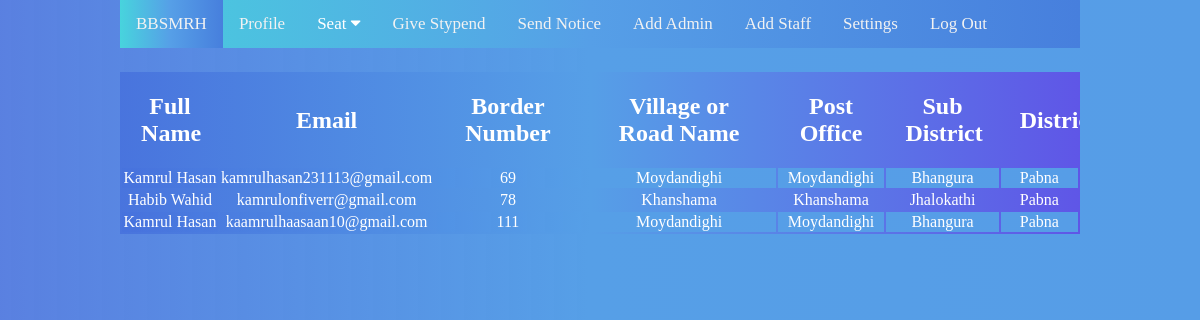
The app's page /student_profile.php, older data.
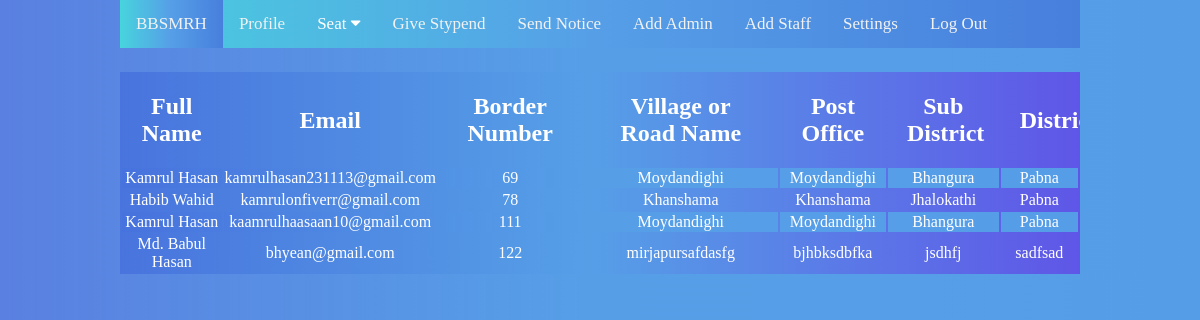
The same page, newer data.
### tables this page shows
CREATE TABLE `tbl_student_registration` (
  `student_full_name` text NOT NULL,
  `student_email` varchar(100) NOT NULL,
  `student_password` varchar(50) NOT NULL,
  `student_border_number` int(11) NOT NULL,
  `village_or_road_name` varchar(100) NOT NULL,
  `post_office_name` varchar(100) NOT NULL,
  `sub_district_name` varchar(100) NOT NULL,
  `district_name` varchar(100) NOT NULL
);

### student_profile.php (the view, shortened to what this page needs)
<?php
    $connection = mysqli_connect("localhost","root","","bbsmrh");
    if ($connection === false){
        echo "Failed to connect to MySQL: " . mysqli_connect_error();
    }
    else{
        $sql = "SELECT * FROM tbl_student_registration ";
        $result = mysqli_query($connection, $sql);
    }
?>
<!DOCTYPE html>
<html>
<head>
<link rel="stylesheet" href="https://cdnjs.cloudflare.com/ajax/libs/font-awesome/4.7.0/css/font-awesome.min.css">
<link rel="stylesheet" href="css/student_profile.css">
</head>
<body>
<div class="topnav" id="myTopnav">
  <a href="#bbsmrh" class="active">BBSMRH</a>
  <a href="#profile">Profile</a>
  <div class="dropdown">
    <button class="dropbtn">Seat
      <i class="fa fa-caret-down"></i>
    </button>
  </div>
  <a href="#stypend">Give Stypend</a>
  <a href="#notice">Send Notice</a>
  <a href="#add_admin">Add Admin</a>
  <a href="#add_staff">Add Staff</a>
  <a href="#setting">Settings</a>
  <a href="#logout">Log Out</a>
</div>
<div class="student-dashboard">
    <table class="student-profile-table">
        <tr>
            <th>Full Name</th>
            <th>Email</th>
            <th>Border Number</th>
            <th>Village or Road Name</th>
            <th>Post Office</th>
            <th>Sub District</th>
            <th>District</th>
        </tr>
            <?php
                while($rows=$result->fetch_assoc())
                {
             ?>
        <tr>
            <td><?php echo $rows['student_full_name'];?></td>
            <td><?php echo $rows['student_email']; ?></td>
            <td><?php echo $rows['student_border_number']; ?></td>
            <td><?php echo $rows['village_or_road_name']; ?></td>
            <td><?php echo $rows['post_office_name']; ?></td>
            <td><?php echo $rows['sub_district_name']; ?></td>
            <td><?php echo $rows['district_name']; ?></td>
        </tr>
            <?php
                }
             ?>
    </table>
</div>
</body>
</html>

Row changes from the older to the newer data that the page shows:
added tbl_student_registration: student_full_name "Md. Babul Hasan", student_email "bhyean@gmail.com", student_border_number "122", village_or_road_name "mirjapursafdasfg", post_office_name "bjhbksdbfka", sub_district_name "jsdhfj", district_name "sadfsad"
